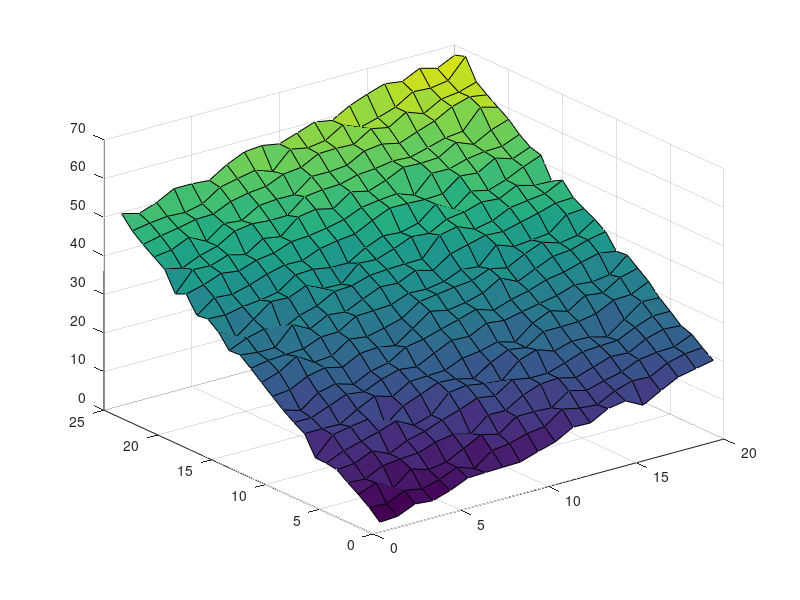

MATLAB code to generate this figure: (Note: this script raises an error after producing the figure.)
% Andy Lee
% 500163559
% CP8307/CPS843 - Intro to Computer Vision
% Assignment 2


% Q1.1 - Least Squares Fitting of a Plane
clear;
fprintf("\n\nRunning Q1.1... \n");
alpha = 1;
beta = 2;
gamma = -3;
[x, y] = meshgrid(1:1:20,1:1:25);
z = alpha.*x + beta.*y + gamma;
z = z+randn(25,20);
surf(x,y,z);
fprintf("\n\nPress any key to continue... [1/7]\n");pause;


% Q1.2
fprintf("\n\nRunning Q1.2... \n");
A = ones(500,3);
A(:,1)=x(:);
A(:,2)=y(:);

z2= z(:);

est = inv(A'*A)*A'*z2;
disp(est)
fprintf("\n\nPress any key to continue... [2/7]\n");pause;


% Q1.3
fprintf("\n\nRunning Q1.3... \n");
orig = [alpha beta gamma]';
disp("Absolute error of alpha, beta, and gamma of ground truth and estimated plane is");
disp(abs(est - orig));
fprintf("\n\nPress any key to continue... [3/7]\n");pause;


% Q2 Part A - RANSAC-based Image Stitching
clear;
fprintf("\n\nRunning Q2 Part Aaaaaa... \n");
imshow(a2_q2("parliament-left.jpg", "parliament-right.jpg"));
fprintf("\n\nPress any key to continue... [4/7]\n");pause;


%  Q2 Part B.1
clear;
fprintf("\n\nRunning Q2 Part B.1... \n");
imshow(a2_q3("Ryerson-right.jpg", "Ryerson-left.jpg"));
fprintf("\n\nPress any key to continue... [5/7]\n");pause;


%  Q2 Part B.1
fprintf("\n\nRunning Q2 Part B.2... \n");
imshow(a2_q3("P9190003.jpg", "P9190004.jpg"));
fprintf("\n\nPress any key to continue...\n");pause;
fprintf("\n\nRunning Q2 Part B.2 with blending... \n");
bonus("P9190003.jpg", "P9190004.jpg");
fprintf("\n\nPress any key to continue... [6/7]\n");pause;


% Bonus 1 and 2
clear;
fprintf("\n\nRunning Bonus 1...\n");
figure('NumberTitle', 'off', 'Name', 'Bonus 1: RAC in Winter and Summer');
imshow(a2_q3("1.jpg", "2.jpg"));
fprintf("\n\nBonus 1 - Stitching RAC entrance during Winter and Summer together.\n");
fprintf("\n\nPress any key to continue... [7/7]\n");pause;


fprintf("\n\nRunning Bonus 2...\n");
figure('NumberTitle', 'off', 'Name', 'Bonus 2: Bonus 1 with Blending Techniques');
bonus("1.jpg","2.jpg");
fprintf("\n\nBonus 2 - Using the stitch from bonus one, apply two blending techniques.\n");
fprintf("First figure uses imageBlend(); blending only the center of the intersecting region.\n");
fprintf("Second figure uses imageBlend2(); blending all rows from left to right of the intersecting region.\n");

